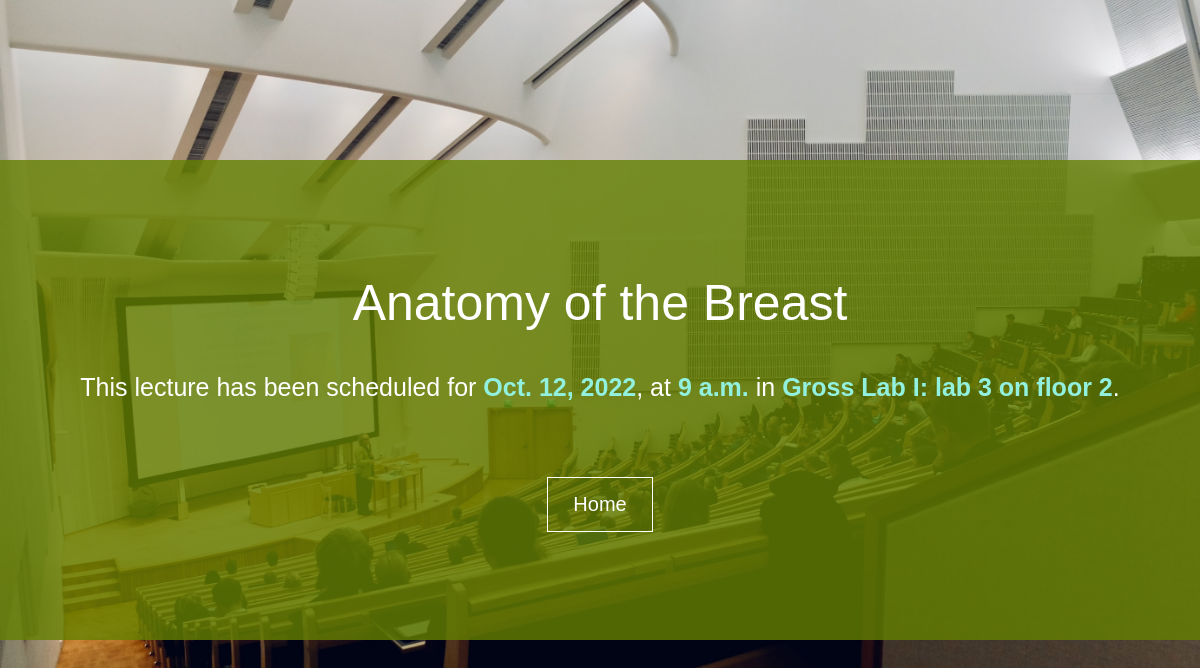
Page /lectures/1 on the committed database.
### lectures/models.py (models this page shows, shortened)
class Lecture(models.Model):
    title = models.CharField(max_length=150)
    date = models.DateField()
    time = models.TimeField(default=time(9))
    duration = models.IntegerField(default=1)
    lab =  models.ForeignKey(Lab, on_delete=models.CASCADE)

class Lab(models.Model):
    name = models.CharField(max_length=100)
    floor = models.IntegerField()
    lab_number = models.IntegerField()
    def __str__(self):
        return f"{self.name}: lab {self.lab_number} on floor {self.floor}"

### lectures/views.py (the view)
# urls.py: path('<int:id>',views.details, name="details"),
def details(request, id):
    lecture = get_object_or_404(Lecture, pk=id)
    return render(request, 'lectures/details.html', {"lecture": lecture })

### lectures/templates/lectures/details.html (shortened to what this page needs)
<!DOCTYPE html>
<html lang="en">
<head>
    <link rel="stylesheet" href="/static/lectures/details.css">
</head>
<body>
    <div class="content">
        <h1>{{ lecture.title }} </h1>
        <p>
            This lecture has been scheduled for
            <span class="date">{{lecture.date }}</span>, at
            <span class="time">{{ lecture.time }}</span> in
            <span class="lab">{{ lecture.lab }}</span>.
        </p>
        <a href="{% url 'welcome' %}">Home</a>
    </div>
</body>
</html>

### lectures/static/lectures/details.css (style rules this page uses)
* { margin: 0; padding: 0; box-sizing: border-box; }
body { font-family: Arial, Helvetica, sans-serif; height: 100vh; background-image: url("dom-fou-YRMWVcdyhmI-unsplash.jpg"); background-size: cover; background-repeat: no-repeat; background-position: center; color: white; display: flex; justify-content: center; align-items: center; }
h1 { font-size: 50px; font-weight: 100; margin: 25px 0 35px 0; text-align: center; }
.content { background-color: rgba(100, 128, 0, 0.8); padding: 50px; width: 100vw; height: 60vh; display: flex; flex-direction: column; align-items: center; justify-content: center; }
p { font-size: 25px; line-height: 1.6; margin-bottom: 50px; }
a { display: inline-block; text-decoration: none; color: white; font-size: 20px; border: 1px solid white; padding: 15px 25px; margin: 20px; }
span { font-weight: bold; color: rgb(146, 240, 223); }

### rows in the picture
Lecture: title "Anatomy of the Breast", date "Oct. 12, 2022", time "9 a.m.", lab "Gross Lab I: lab 3 on floor 2"
